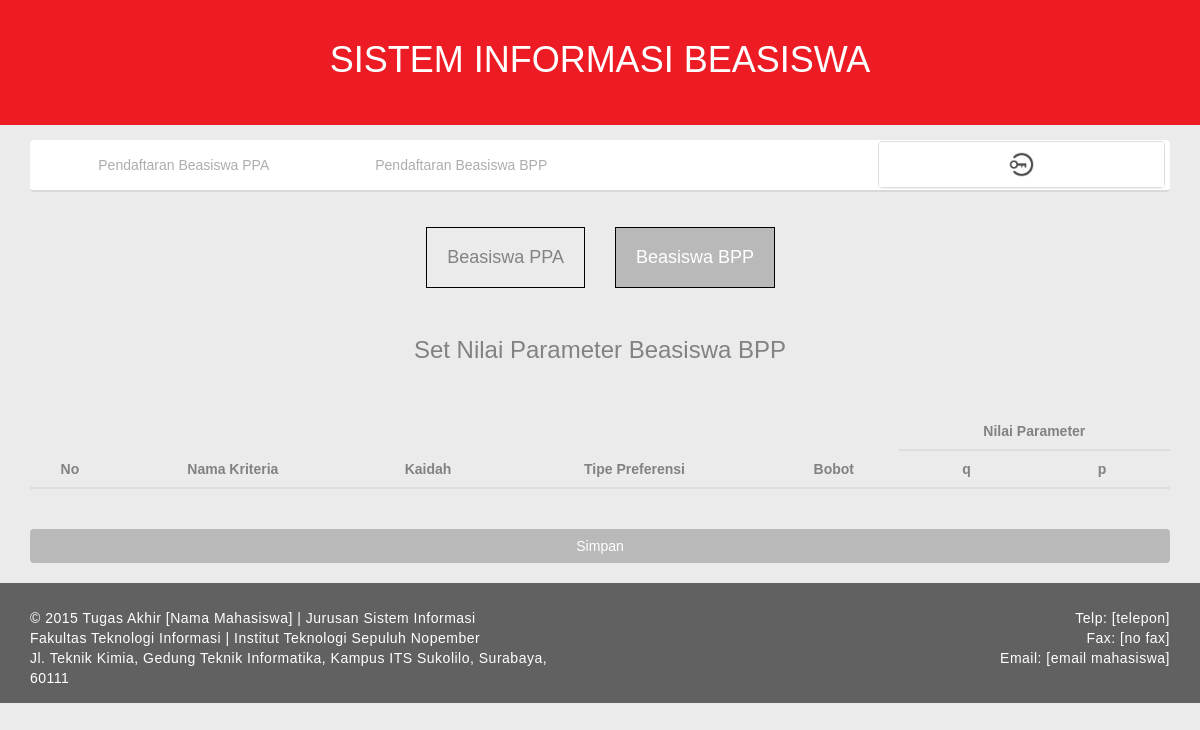
/index.php/admin/set_parameter_bpp, run on an earlier commit of the app's database.
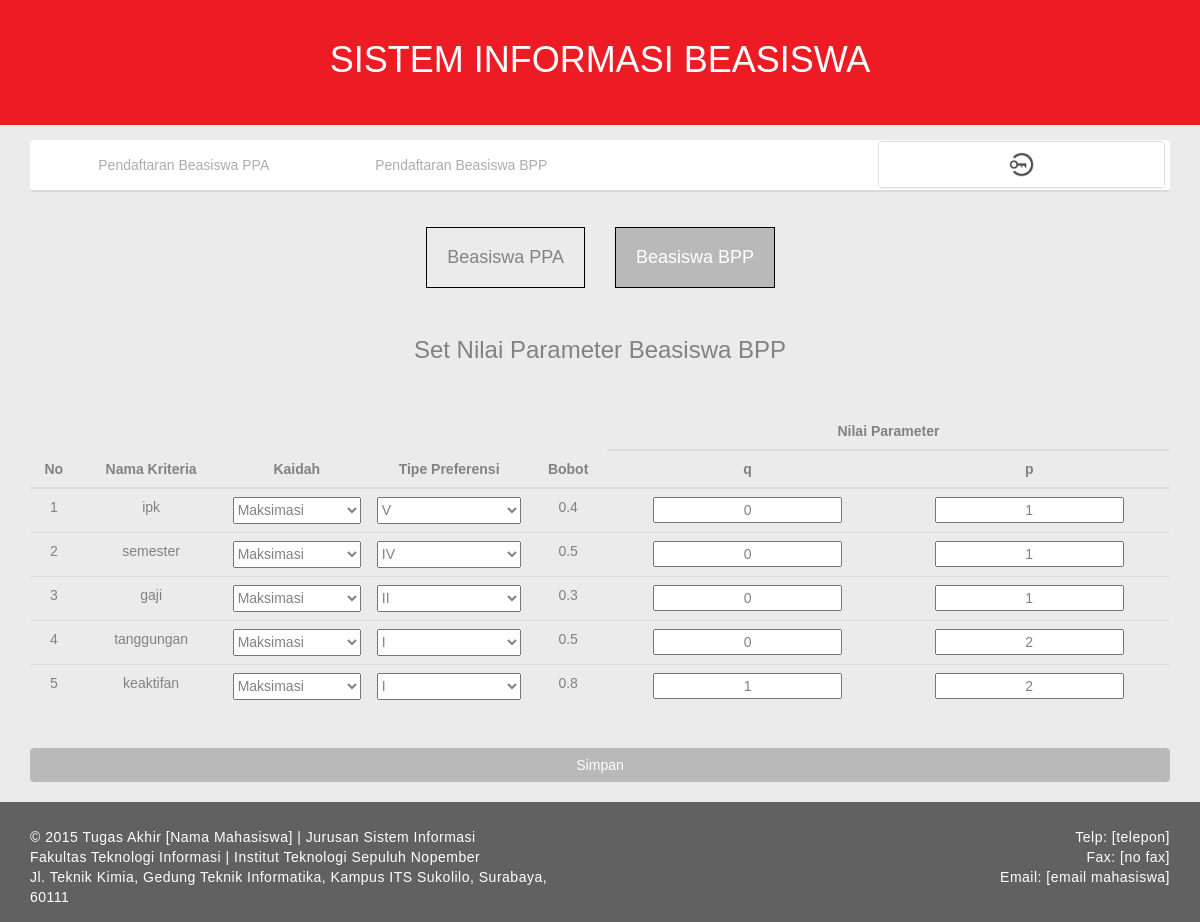
And on a later commit of the database.
### tables this page shows
CREATE TABLE `parameter_bpp` (
  `id_parameter` int(11) DEFAULT NULL,
  `nama_kriteria` varchar(255) DEFAULT NULL,
  `kaidah` int(11) DEFAULT NULL,
  `tipe` int(11) DEFAULT NULL,
  `bobot` float DEFAULT NULL,
  `q` float DEFAULT NULL,
  `p` float DEFAULT NULL
);

### application/controllers/admin.php (called while the page is built, shortened)
<?php if ( ! defined('BASEPATH')) exit('No direct script access allowed');
class Admin extends CI_Controller {
	public function __construct()
	{
		$this->load->library('session');
	}
	public function set_parameter_bpp()
	{
		$this->load->database('beasiswa');
		$this->load->model('Beasiswa_models','bea');
		$this->load->view('layout/header',array('display'=>'set_parameter'));
		$this->load->view('admin/set_parameter_bpp',array('data'=>$this->bea->nilai_parameter('bpp')));
		$this->load->view('layout/footer');
	}
}

### index.php (called while the page is built, shortened)
<?php
require_once BASEPATH.'core/CodeIgniter.php';

### application/models/Beasiswa_models.php (called while the page is built, shortened)
<?php
class Beasiswa_models extends CI_Model {
   public function nilai_parameter($par)
   {
      $count=1;
      if($par=='ppa')
         $sql = $this->db->get_where('parameter_ppa');
      else
         $sql = $this->db->get_where('parameter_bpp');
      foreach ($sql->result() as $row) {
            $kriteria[$count++]=array('no'=>$row->id_parameter,'kriteria'=>$row->nama_kriteria,'kaidah'=>$row->kaidah,'tipe'=>$row->tipe,'bobot'=>$row->bobot,'q'=>$row->q,'p'=>$row->p);
      }
      return $kriteria;
   }
}
?>

### application/views/Admin/set_parameter_bpp.php (the view, shortened to what this page needs)
<div class="col-md-12" style="background:none;">
	<div class="col-md-6" style="background:none;">
		<a href="<?php echo  base_url();?>admin/set_parameter_ppa"><h4 class="tipe" style="float:right;">Beasiswa PPA</h4></a>
	</div>
	<div class="col-md-6" style="background:none;">
		<a href="<?php echo  base_url();?>admin/set_parameter_bpp"><h4 class="tipe" style="float:left;background-color:#B9B9B9;color:white;">Beasiswa BPP</h4></a>
	</div>
</div>
<br><br><br><br><br>
<div class="col-md-12" style="background:none;text-align:center;">
	<h3>Set Nilai Parameter Beasiswa BPP</h3><br><br>
	<table class="table" style="text-align:center;">
		 <thead>
	        <tr>
	            <th rowspan="2" style="text-align:center;">No</th>
	            <th rowspan="2" style="text-align:center;">Nama Kriteria</th>
	            <th rowspan="2" style="text-align:center;">Kaidah</th>
	            <th rowspan="2" style="text-align:center;">Tipe Preferensi</th>
	            <th rowspan="2" style="text-align:center;">Bobot</th>
	            <th colspan="2" style="text-align:center;">Nilai Parameter</th>
	        </tr>
          	<tr>
	            <th style="text-align:center;">q</th>
	            <th style="text-align:center;">p</th>
          	</tr>
        </thead>
		<tbody>
		<form action="<?php echo base_url(); ?>admin/simpan_parameter/bpp" method="POST">
			<?php foreach ($data as $key => $value) { ?>
			<tr>
				<td style="text-align:center;"><?php echo $value['no'];?></td>
				<td style="text-align:center;"><?php echo $value['kriteria'];?></td>
				<td style="text-align:center;">
					<select style="width:100%;height:27px;" name="kaidah<?php echo $value['kriteria'];?>">
						<option value="maksimasi" <?php if($value['kaidah']=='maksimasi') echo "selected";?>>Maksimasi</option>
					</select>
				</td>
				<td style="text-align:center;">
					<select style="width:100%;height:27px;" name="tipe<?php echo $value['kriteria'];?>">
						<option  value="1" <?php if($value['tipe']==1) echo "selected";?>>I</option>
						<option value="2" <?php if($value['tipe']==2) echo "selected";?>>II</option>
						<option value="4" <?php if($value['tipe']==4) echo "selected";?>>IV</option>
						<option value="5" <?php if($value['tipe']==5) echo "selected";?>>V</option>
					</select>
				</td>
				<td style="text-align:center;"><?php echo $value['bobot'];?></td>
				<td style="text-align:center;"><input name="q<?php echo $value['kriteria'];?>" style="text-align:center;" type="text" value="<?php echo $value['q'];?>"></td>
				<td style="text-align:center;"><input name="p<?php echo $value['kriteria'];?>" style="text-align:center;" type="text" value="<?php echo $value['p'];?>"></td>
			</tr>
			<?php }?>
		</tbody>
	</table>
	<input type="submit" id="submit-btn" class="btn col-sm-12" style="color:white;background-color:#B9B9B9;margin-top:20px;" value="Simpan">
</div>

What changed in the data, as far as the page shows it:
added parameter_bpp: no "1", nama_kriteria "ipk", kaidahipk "Maksimasi", tipeipk "V", bobot "0.4", qipk "0", pipk "1"
added parameter_bpp: no "2", nama_kriteria "semester", kaidahsemester "Maksimasi", tipesemester "IV", bobot "0.5", qsemester "0", psemester "1"
added parameter_bpp: id_parameter "3", nama_kriteria "gaji", kaidahgaji "Maksimasi", tipegaji "II", bobot "0.3", qgaji "0", pgaji "1"
added parameter_bpp: id_parameter "4", nama_kriteria "tanggungan", kaidahtanggungan "Maksimasi", tipetanggungan "I", bobot "0.5", qtanggungan "0", ptanggungan "2"
added parameter_bpp: id_parameter "5", nama_kriteria "keaktifan", kaidahkeaktifan "Maksimasi", tipekeaktifan "I", bobot "0.8", qkeaktifan "1", pkeaktifan "2"
